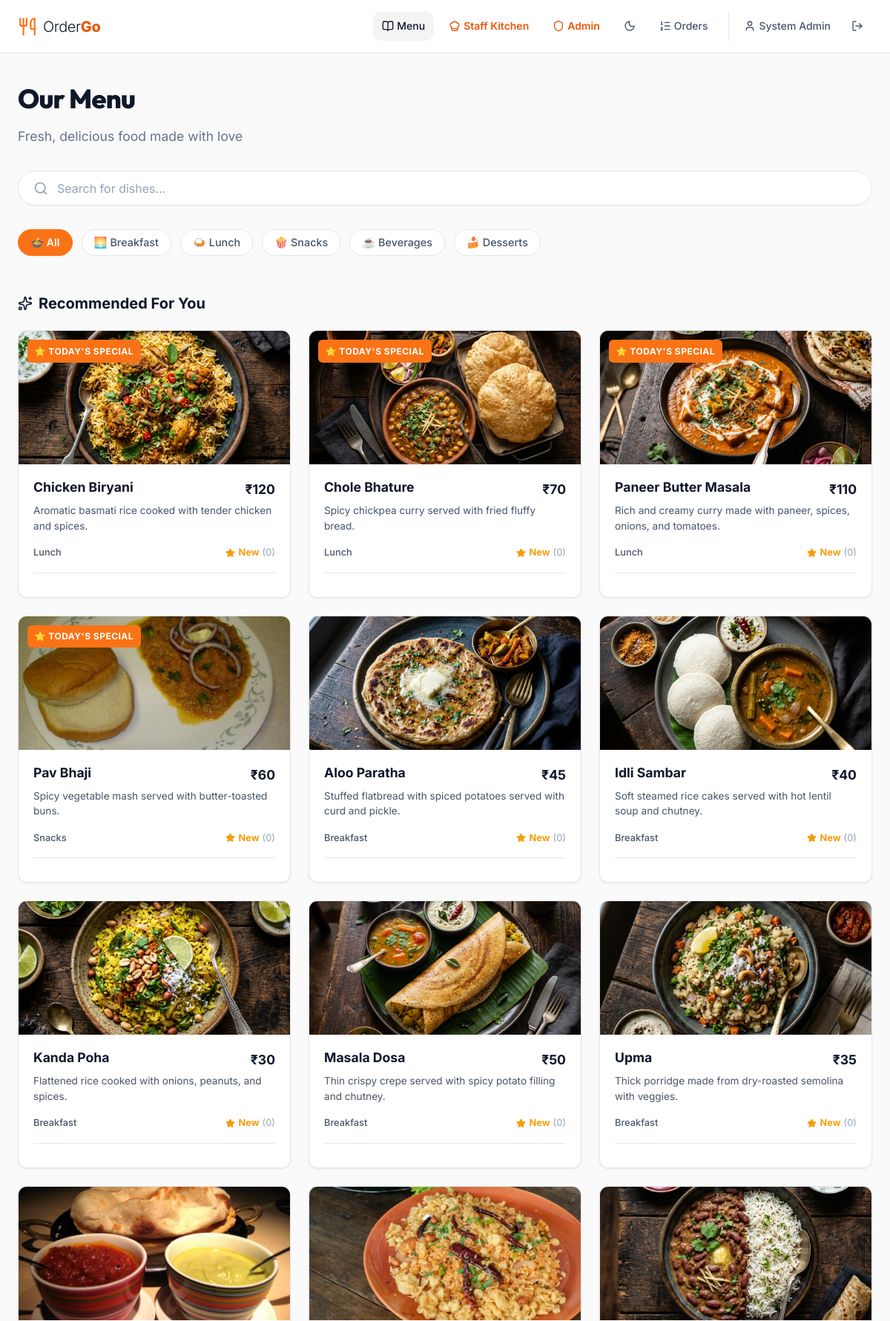
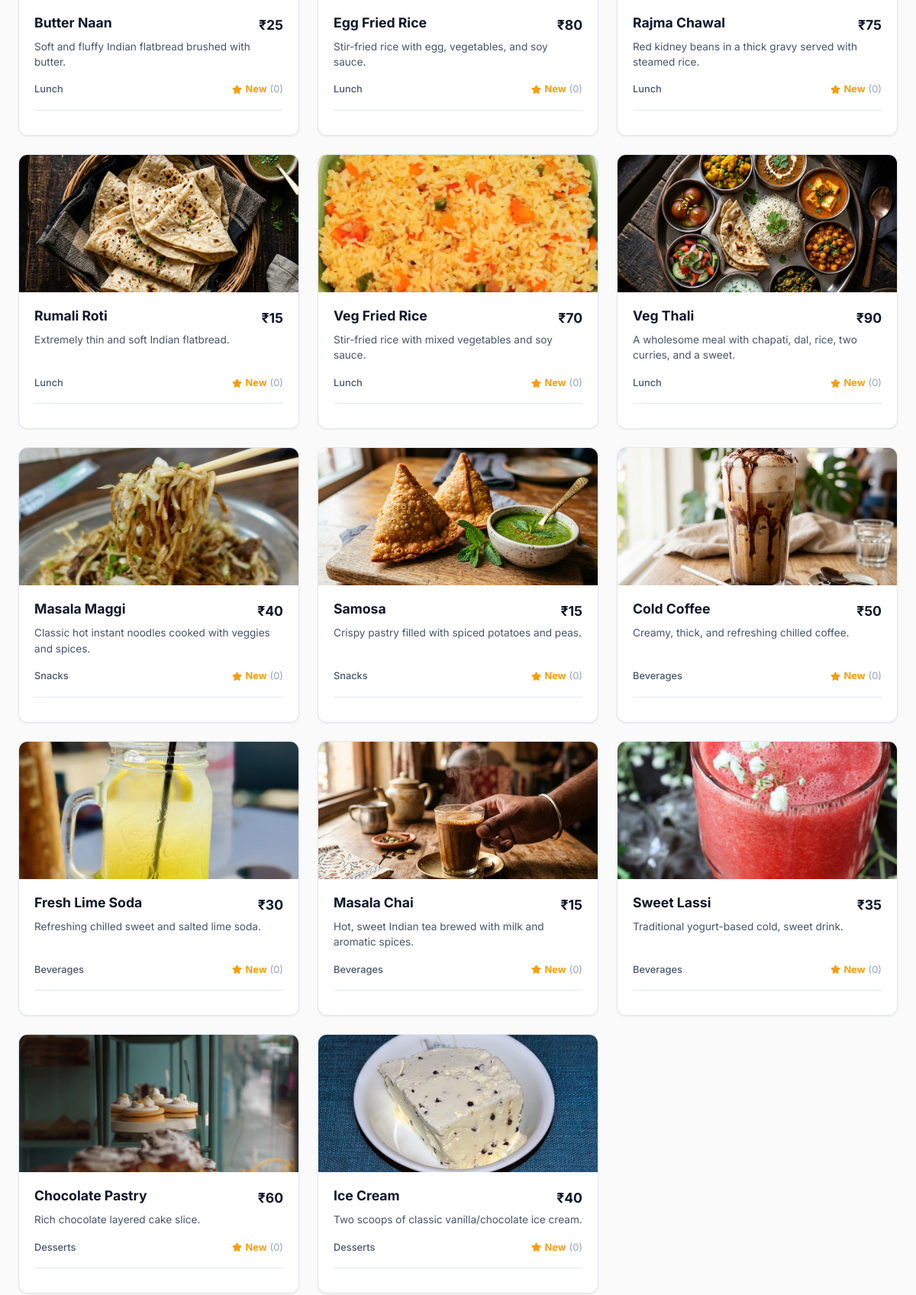
Screenshot of /menu.php (signed in, upper part) with the database file from the repository (2 pictures, top to bottom).
### tables this page shows
CREATE TABLE IF NOT EXISTS odg_menu_items (
  item_id INT AUTO_INCREMENT PRIMARY KEY,
  name VARCHAR(255) NOT NULL,
  description TEXT,
  category ENUM('breakfast', 'lunch', 'snacks', 'beverages', 'desserts') NOT NULL,
  price DECIMAL(10, 2) NOT NULL,
  stock INT DEFAULT 50,
  image_url VARCHAR(255),
  is_available BOOLEAN DEFAULT 1,
  is_daily_special BOOLEAN DEFAULT 0,
  created_at DATETIME DEFAULT CURRENT_TIMESTAMP
);

### includes/helpers.php (called while the page is built, shortened)
<?php
function format_price($price): string {
    $val = floatval($price);
    return '₹' . number_format($val, (floor($val) == $val ? 0 : 2));
}
function get_image_url(?string $path): string {
    if (str_starts_with($path, 'assets/') || str_starts_with($path, 'uploads/')) {
        return ROOT_PATH . '/' . $path;
    }
    return ROOT_PATH . '/' . $path;
}

### includes/auth.php (called while the page is built, shortened)
<?php
function is_logged_in(): bool {
    return isset($_SESSION['user']) && !empty($_SESSION['user']['user_id']);
}

### menu.php (the view, shortened to what this page needs)
<?php
require_once __DIR__ . '/includes/helpers.php';
require_once __DIR__ . '/includes/auth.php';
$db = get_db();
$sql = "
    SELECT m.*,
           COALESCE(AVG(f.rating), 0) as avg_rating,
           COUNT(f.feedback_id) as review_count
    FROM odg_menu_items m
    LEFT JOIN odg_feedback f ON m.item_id = f.item_id
    GROUP BY m.item_id
    ORDER BY m.is_daily_special DESC, m.category ASC, m.name ASC
";
$stmt = $db->query($sql);
$menuItems = $stmt->fetchAll();
$categories = [
    'all'       => '🍲 All',
    'breakfast' => '🌅 Breakfast',
    'lunch'     => '🍛 Lunch',
    'snacks'    => '🍿 Snacks',
    'beverages' => '☕ Beverages',
    'desserts'  => '🍰 Desserts',
];
$activeCat = $_GET['cat'] ?? 'all';
require __DIR__ . '/includes/header.php';
?>
<div class="page container">
  <div class="page-header" style="margin-bottom: 2rem;">
    <h1 class="page-title" style="font-size: 2.25rem; font-weight: 800; color: #0f172a; margin-bottom: 0.5rem;">Our Menu</h1>
    <p class="page-subtitle" style="color: #64748b; font-size: 1.1rem;">Fresh, delicious food made with love</p>
  </div>
  <div class="menu-search-bar">
    <i data-lucide="search" class="search-icon" style="width: 20px; height: 20px;"></i>
    <input type="text" id="menu-search" class="search-input" placeholder="Search for dishes..." oninput="filterMenuItems()">
  </div>
  <div class="category-tabs">
    <?php foreach ($categories as $catKey => $catLabel): ?>
      <button class="category-tab <?= $activeCat === $catKey ? 'active' : '' ?>" onclick="selectCategory('<?= $catKey ?>', this)">
        <?= $catLabel ?>
      </button>
    <?php endforeach; ?>
  </div>
  <h2 style="font-size: 1.25rem; font-weight: 700; color: #0f172a; margin-bottom: 1.25rem; display: flex; align-items: center; gap: 0.5rem;">
    <i data-lucide="sparkles" style="width: 20px; height: 20px;"></i> Recommended For You
  </h2>
  <div class="menu-grid" id="menu-grid-container">
    <?php foreach ($menuItems as $item): ?>
      <?php
        $isSoldOut = (!$item['is_available'] || $item['stock'] <= 0);
        $rating = round($item['avg_rating'], 1);
        $imgUrl = get_image_url($item['image_url']);
      ?>
      <div class="glass-card menu-card <?= $isSoldOut ? 'unavailable' : '' ?>"
           data-cart-item-id="<?= $item['item_id'] ?>"
           data-name="<?= htmlspecialchars(strtolower($item['name'])) ?>"
           data-category="<?= $item['category'] ?>"
           data-desc="<?= htmlspecialchars(strtolower($item['description'])) ?>">
        <?php if ($item['is_daily_special']): ?>
          <span class="badge badge-special menu-card-badge">⭐ TODAY'S SPECIAL</span>
        <?php endif; ?>
        <div class="menu-card-image" onclick="openItemModal(<?= htmlspecialchars(json_encode($item)) ?>)">
          <img src="<?= $imgUrl ?>" alt="<?= htmlspecialchars($item['name']) ?>" class="menu-card-img" loading="lazy">
        </div>
        <div class="menu-card-content">
          <div class="menu-card-header">
            <h3 class="menu-card-name" onclick="openItemModal(<?= htmlspecialchars(json_encode($item)) ?>)">
              <?= htmlspecialchars($item['name']) ?>
            </h3>
            <?php if (is_logged_in()): ?>
              <span class="menu-card-price"><?= format_price($item['price']) ?></span>
            <?php endif; ?>
          </div>
          <p class="menu-card-desc"><?= htmlspecialchars($item['description']) ?></p>
          <div class="menu-card-meta">
            <span style="text-transform: capitalize; font-weight: 500;"><?= $item['category'] ?></span>
            <div class="menu-card-rating">
              <i data-lucide="star" style="width: 13px; height: 13px; fill: currentColor;"></i>
              <span><?= $rating > 0 ? $rating : 'New' ?></span>
              <span class="rating-count">(<?= $item['review_count'] ?>)</span>
            </div>
          </div>
          <div class="menu-card-actions">
          </div>
        </div>
      </div>
    <?php endforeach; ?>
  </div>
</div>
<?php require __DIR__ . '/includes/footer.php'; ?>

### assets/css/main.css (style rules this page uses)
:root { --bg-primary: #FAFAFA; --bg-secondary: #F4F4F5; --bg-tertiary: #E4E4E7; --bg-card: #FFFFFF; --bg-glass: rgba(255, 255, 255, 0.9); --bg-glass-hover: rgba(255, 255, 255, 1); --bg-glass-active: rgba(244, 244, 245, 1); --accent-primary: #F97316; --accent-primary-hover: #EA580C; --accent-primary-active: #C2410C; --accent-secondary: #FB923C; --accent-gradient: linear-gradient(135deg, #F97316 0%, #EA580C 100%); --accent-gradient-hover: linear-gradient(135deg, #FB923C 0%, #F97316 100%); --accent-glow: rgba(249, 115, 22, 0.18); --accent-tint: #FFF7ED; --accent-subtle: #FFEDD5; --status-pending: #F59E0B; --status-preparing: #3B82F6; --status-ready: #EA580C; --status-completed: #10B981; --status-cancelled: #EF4444; --text-primary: #0F172A; --text-secondary: #475569; --text-muted: #94A3B8; --text-accent: #EA580C; --border-subtle: #E2E8F0; --border-medium: #CBD5E1; --border-accent: rgba(249, 115, 22, 0.25); --shadow-sm: 0 1px 2px rgba(0, 0, 0, 0.04); --shadow-md: 0 4px 6px -1px rgba(0, 0, 0, 0.06), 0 2px 4px -2px rgba(0, 0, 0, 0.04); --shadow-lg: 0 10px 15px -3px rgba(0, 0, 0, 0.07), 0 4px 6px -4px rgba(0, 0, 0, 0.03); --shadow-glow: 0 0 18px rgba(249, 115, 22, 0.18); --shadow-card: 0 1px 3px rgba(0, 0, 0, 0.05), 0 1px 2px rgba(0, 0, 0, 0.03); --space-xs: 0.25rem; --space-sm: 0.5rem; --space-md: 1rem; --space-lg: 1.5rem; --space-xl: 2rem; --space-2xl: 3rem; --space-3xl: 4rem; --font-family: 'Inter', -apple-system, BlinkMacSystemFont, 'Segoe UI', sans-serif; --font-display: 'Outfit', 'Inter', -apple-system, sans-serif; --font-size-xs: 0.75rem; --font-size-sm: 0.875rem; --font-size-md: 1rem; --font-size-lg: 1.125rem; --font-size-xl: 1.25rem; --font-size-2xl: 1.5rem; --font-size-3xl: 2rem; --font-size-4xl: 2.5rem; --font-size-5xl: 3.5rem; --radius-sm: 0.375rem; --radius-md: 0.75rem; --radius-lg: 1rem; --radius-xl: 1.5rem; --radius-full: 9999px; --transition-fast: 150ms ease; --transition-base: 200ms ease; --transition-slow: 300ms ease; --max-width: 1200px; --navbar-height: 72px; }
*, *::before, *::after { margin: 0; padding: 0; box-sizing: border-box; }
html { font-size: 16px; scroll-behavior: smooth; }
body { font-family: var(--font-family); background: var(--bg-primary); color: var(--text-primary); line-height: 1.6; min-height: 100vh; display: flex; flex-direction: column; }
img { max-width: 100%; display: block; }
input, select, textarea, button { font-family: inherit; font-size: inherit; color: inherit; }
.container { width: 100%; max-width: var(--max-width); margin: 0 auto; padding: 0 var(--space-lg); }
.page { padding-top: calc(var(--navbar-height) + var(--space-xl)); padding-bottom: var(--space-3xl); flex: 1; }
.page-header { margin-bottom: var(--space-2xl); }
.page-title { font-family: var(--font-display); font-size: var(--font-size-3xl); font-weight: 800; color: var(--text-primary); margin-bottom: var(--space-sm); letter-spacing: -0.02em; }
.page-subtitle { color: var(--text-secondary); font-size: var(--font-size-lg); }
.glass-card { background: var(--bg-card); border: 1px solid var(--border-subtle); border-radius: var(--radius-lg); box-shadow: var(--shadow-card); transition: border-color var(--transition-fast), box-shadow var(--transition-fast); }
.badge { display: inline-flex; align-items: center; gap: 0.35rem; padding: 0.3rem 0.75rem; border-radius: var(--radius-full); font-size: var(--font-size-xs); font-weight: 700; text-transform: uppercase; letter-spacing: 0.04em; }

### rows the page displays
odg_menu_items: is_daily_special "⭐ TODAY'S SPECIAL", image_url (picture), name "Chicken Biryani", price "₹120", description "Aromatic basmati rice cooked with tender chicken and spices.", category "Lunch", review_count "0"
odg_menu_items: is_daily_special "⭐ TODAY'S SPECIAL", image_url (picture), name "Chole Bhature", price "₹70", description "Spicy chickpea curry served with fried fluffy bread.", category "Lunch", review_count "0"
odg_menu_items: is_daily_special "⭐ TODAY'S SPECIAL", image_url (picture), name "Paneer Butter Masala", price "₹110", description "Rich and creamy curry made with paneer, spices, onions, and tomatoes.", category "Lunch", review_count "0"
odg_menu_items: is_daily_special "⭐ TODAY'S SPECIAL", image_url (picture), name "Pav Bhaji", price "₹60", description "Spicy vegetable mash served with butter-toasted buns.", category "Snacks", review_count "0"
odg_menu_items: image_url (picture), name "Aloo Paratha", price "₹45", description "Stuffed flatbread with spiced potatoes served with curd and pickle.", category "Breakfast", review_count "0"
odg_menu_items: image_url (picture), name "Idli Sambar", price "₹40", description "Soft steamed rice cakes served with hot lentil soup and chutney.", category "Breakfast", review_count "0"
odg_menu_items: image_url (picture), name "Kanda Poha", price "₹30", description "Flattened rice cooked with onions, peanuts, and spices.", category "Breakfast", review_count "0"
odg_menu_items: image_url (picture), name "Masala Dosa", price "₹50", description "Thin crispy crepe served with spicy potato filling and chutney.", category "Breakfast", review_count "0"
odg_menu_items: image_url (picture), name "Upma", price "₹35", description "Thick porridge made from dry-roasted semolina with veggies.", category "Breakfast", review_count "0"
odg_menu_items: image_url (picture), name "Butter Naan", price "₹25", description "Soft and fluffy Indian flatbread brushed with butter.", category "Lunch", review_count "0"
odg_menu_items: image_url (picture), name "Egg Fried Rice", price "₹80", description "Stir-fried rice with egg, vegetables, and soy sauce.", category "Lunch", review_count "0"
odg_menu_items: image_url (picture), name "Rajma Chawal", price "₹75", description "Red kidney beans in a thick gravy served with steamed rice.", category "Lunch", review_count "0"
odg_menu_items: image_url (picture), name "Rumali Roti", price "₹15", description "Extremely thin and soft Indian flatbread.", category "Lunch", review_count "0"
odg_menu_items: image_url (picture), name "Veg Fried Rice", price "₹70", description "Stir-fried rice with mixed vegetables and soy sauce.", category "Lunch", review_count "0"
odg_menu_items: image_url (picture), name "Veg Thali", price "₹90", description "A wholesome meal with chapati, dal, rice, two curries, and a sweet.", category "Lunch", review_count "0"
odg_menu_items: image_url (picture), name "Masala Maggi", price "₹40", description "Classic hot instant noodles cooked with veggies and spices.", category "Snacks", review_count "0"
odg_menu_items: image_url (picture), name "Samosa", price "₹15", description "Crispy pastry filled with spiced potatoes and peas.", category "Snacks", review_count "0"
odg_menu_items: image_url (picture), name "Cold Coffee", price "₹50", description "Creamy, thick, and refreshing chilled coffee.", category "Beverages", review_count "0"
odg_menu_items: image_url (picture), name "Fresh Lime Soda", price "₹30", description "Refreshing chilled sweet and salted lime soda.", category "Beverages", review_count "0"
odg_menu_items: image_url (picture), name "Masala Chai", price "₹15", description "Hot, sweet Indian tea brewed with milk and aromatic spices.", category "Beverages", review_count "0"
odg_menu_items: image_url (picture), name "Sweet Lassi", price "₹35", description "Traditional yogurt-based cold, sweet drink.", category "Beverages", review_count "0"
odg_menu_items: image_url (picture), name "Chocolate Pastry", price "₹60", description "Rich chocolate layered cake slice.", category "Desserts", review_count "0"
odg_menu_items: image_url (picture), name "Ice Cream", price "₹40", description "Two scoops of classic vanilla/chocolate ice cream.", category "Desserts", review_count "0"

### other values shown
$user['name'] ?: $user['email'] "System Admin"
$catLabel "🍲 All"
$catLabel "🌅 Breakfast"
$catLabel "🍛 Lunch"
$catLabel "🍿 Snacks"
$catLabel "☕ Beverages"
$catLabel "🍰 Desserts"
